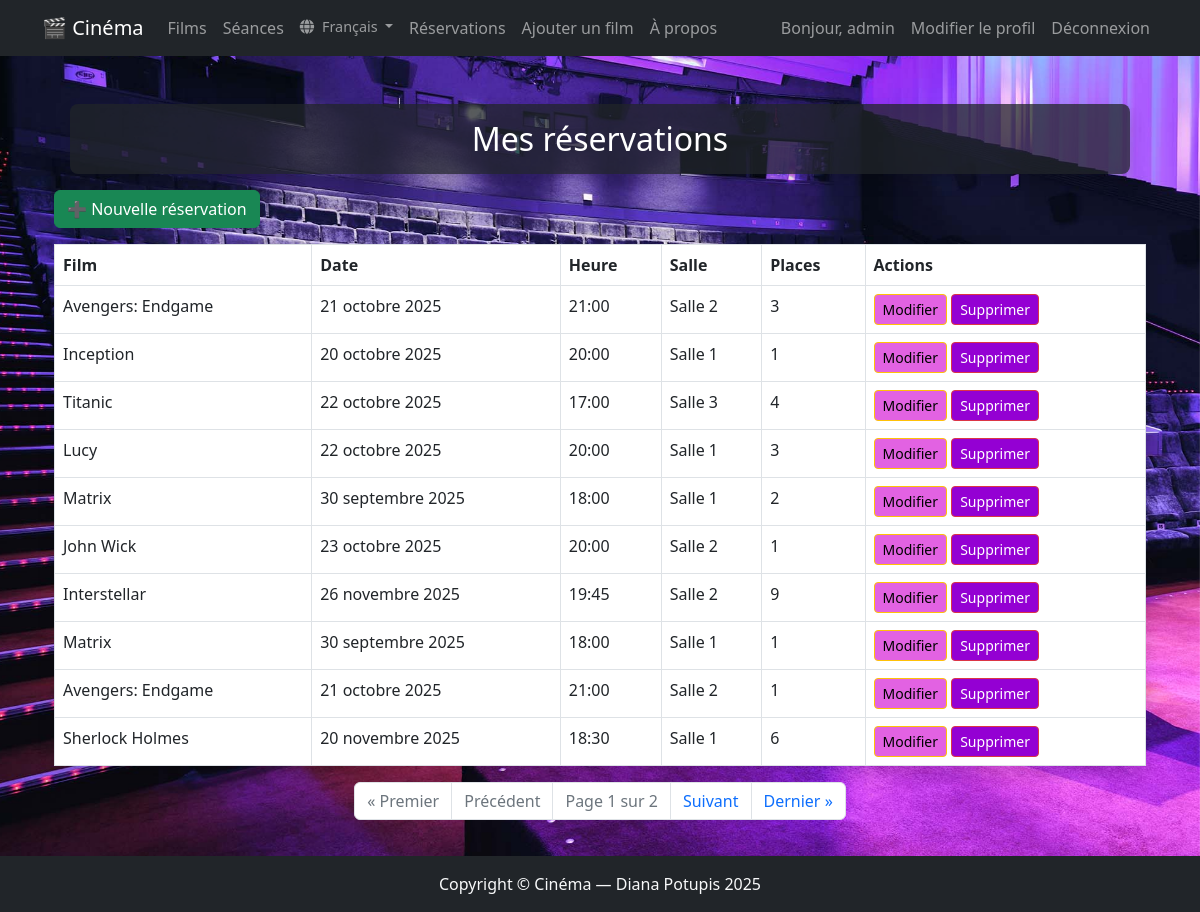
Page /reservations/ (signed in) on the earlier database version.
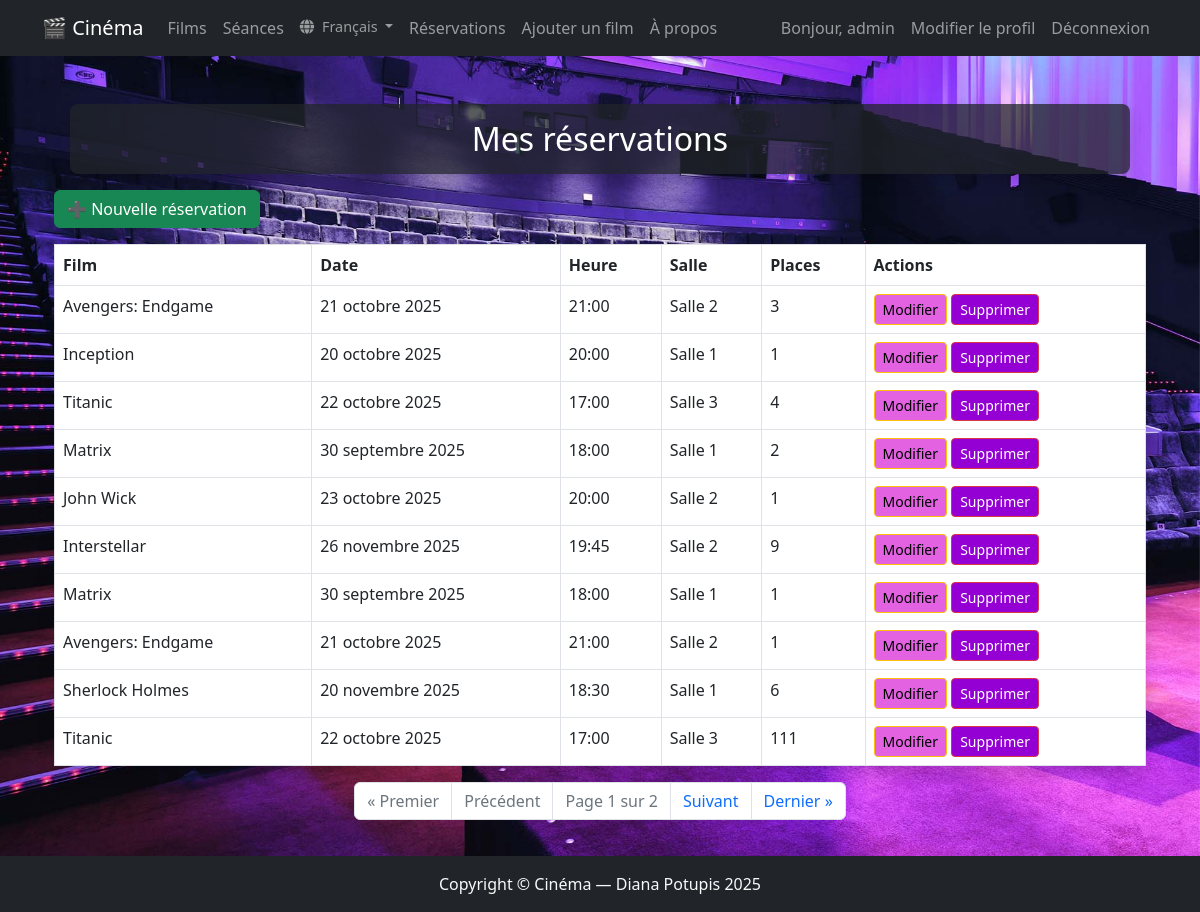
Same page on the later database version.
### demo_app/models.py (models this page shows, shortened)
class Reservation(models.Model):
   user = models.ForeignKey(User,verbose_name=_("Utilisateur"), related_name='reservations', on_delete=models.CASCADE )
   seance = models.ForeignKey(Seance, verbose_name=_("Séance"), related_name='reservations', on_delete=models.CASCADE)
   places = models.PositiveIntegerField(verbose_name=_("Places"))
   reservation_date = models.DateTimeField(auto_now_add=True, verbose_name=_("Date réservation"))
   class Meta:
      ordering = ('reservation_date', )
      verbose_name = _("réservation")
      verbose_name_plural = _("réservations")

class Seance(models.Model):
   film = models.ForeignKey(Film, verbose_name=_("Films"), related_name='seances', on_delete=models.CASCADE )
   date = models.DateField(verbose_name=_("Date"))
   time = models.TimeField(verbose_name=_("Heure"))
   hall = models.ForeignKey(Hall, verbose_name=_("Salle"), related_name='seances', on_delete=models.CASCADE)
   class Meta:
    ordering = ('date', 'time')
    verbose_name = _("séance")
    verbose_name_plural = _("séances")

class Film(models.Model):
  title = models.CharField(max_length=100, verbose_name=_("Titre"))
  description = models.TextField(verbose_name=_("Description"))
  duration = models.DurationField(verbose_name=_("Durée"))
  genre = models.ForeignKey(Genre, on_delete=models.SET_NULL, null=True, verbose_name=_("Genre"))
  poster = models.ImageField(verbose_name=_("Affiche"), upload_to='img/', default='img/default.png')
  actors = models.ManyToManyField('Actor', related_name='films', verbose_name=_("Acteurs"))
  class Meta:
    ordering = ('title', )
    verbose_name = _("film")
    verbose_name_plural = _("films")

class Hall(models.Model):
    name = models.CharField(max_length=50, unique=True, verbose_name=_("Salle"))
    class Meta:
      ordering = ('name', )
      verbose_name = _("salle")
      verbose_name_plural = _("salles")

### demo_app/views.py (the view)
# urls.py: path('reservations/', views.ReservationListView.as_view(), name='reservation_list'),
@method_decorator(login_required, name='dispatch')
class ReservationListView(View):
    def get(self, request):
        if request.user.is_superuser or request.user.groups.filter(name='cinema_admin').exists() or request.user.groups.filter(name='employee').exists():
            reservations = Reservation.objects.all()
        else:
            reservations = Reservation.objects.filter(user=request.user)
        user_groups = request.user.groups.values_list('name', flat=True)
        can_delete_reservations = request.user.is_superuser or 'cinema_admin' in user_groups or 'employee' in user_groups
        paginator = Paginator(reservations, 10)
        page_number = request.GET.get("page")
        page_obj = paginator.get_page(page_number)
        context = {
            'page_obj': page_obj,
            'can_delete_reservations': can_delete_reservations
        }
        return render(request, 'reservation/reservation_list.html', context)

### demo_app/templates/reservation/reservation_list.html (shortened to what this page needs)
{% extends 'base.html' %}
{% load i18n %}
{% block content %}
<div class="container mt-5">
  <h2 class="text-white text-center m-3 p-3 bg-dark bg-opacity-75 rounded-3 shadow">{% trans "Mes réservations" %}</h2>
  <a href="{% url 'reservation_create' %}" class="btn btn-success mb-3">➕ {% trans "Nouvelle réservation" %}</a>
  {% if page_obj %}
  <table class="table table-bordered bg-white shadow">
    <thead>
      <tr>
        <th>{% trans "Film" %}</th>
        <th>{% trans "Date" %}</th>
        <th>{% trans "Heure" %}</th>
        <th>{% trans "Salle" %}</th>
        <th>{% trans "Places" %}</th>
        <th>{% trans "Actions" %}</th>
      </tr>
    </thead>
    <tbody>
      {% for r in page_obj %}
      <tr>
        <td>{{ r.seance.film.title }}</td>
        <td>{{ r.seance.date }}</td>
        <td>{{ r.seance.time|time:"H:i" }}</td>
        <td>{{ r.seance.hall.name }}</td>
        <td>{{ r.places }}</td>
        <td>
            <a href="{% url 'reservation_edit' r.id %}" class="btn btn-sm btn-warning" style="background-color: rgb(226, 98, 226) ;">{% trans "Modifier" %}</a>
            {% if can_delete_reservations %}
                <form action="{% url 'reservation_delete' r.id %}" method="post" class="d-inline">
                    <button type="submit" class="btn btn-sm btn-danger" style="background-color: darkviolet;" onclick="return confirm('Êtes-vous sûr de vouloir supprimer cette réservation ?')">{% trans "Supprimer" %}</button>
                </form>
            {% endif %}
        </td>
      </tr>
      {% endfor %}
    </tbody>
  </table>
  {% else %}
  <p class="alert alert-info">{% trans "Vous n’avez aucune réservation." %}</p>
  {% endif %}
</div>
{% include 'includes/pagination_section.html' %}
{% endblock %}

Differences in the rows shown:
removed Reservation: seance.film "Lucy", seance "22 octobre 2025", seance.time "20:00", seance.hall.name "Salle 1", places "3"
now on this page (row unchanged): Reservation: seance.film "Titanic", seance "22 octobre 2025", seance.time "17:00", seance.hall.name "Salle 3", places "111"
